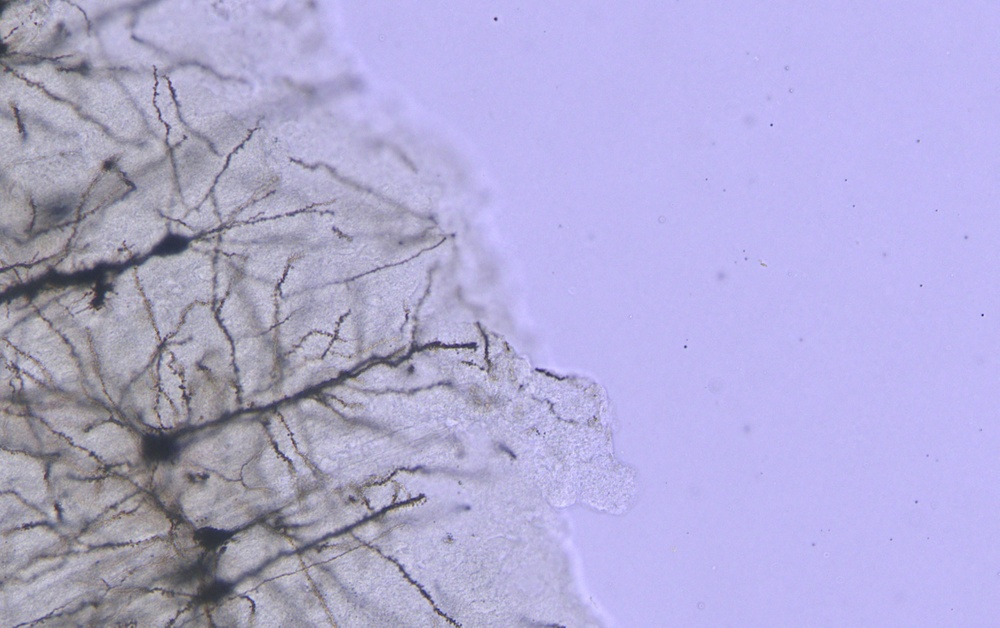
%> input picture origin/IMG004x009+27.0.jpg, 1000 x 628 px, shrunk from 1936 x 1216 before the run
$ octave canny.m   (GNU Octave 9; MATLAB toolbox functions it lacks are replaced by stand-ins)
%> lines starting %> are read from the running program, lines starting %| are printed output that depends on the picture

%图像边缘检测
%加载图片并读取图片信息
srcImage=imread('./origin/IMG004x009+27.0.jpg');
%> srcImage is the input picture: size 628x1000x3 uint8; mean R, G, B 176.4, 171.1, 211.8
srcImageInfo=imfinfo('./origin/IMG004x009+27.0.jpg');%图像为truecolor，首先转化为灰度图

%将图像转化为灰度图
grayImage=rgb2gray(srcImage);
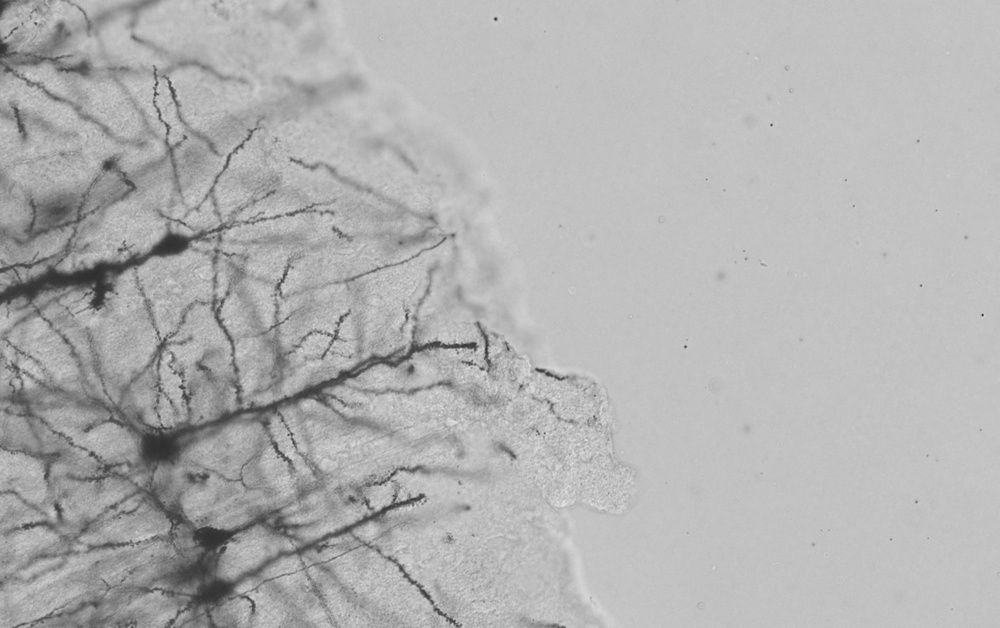
%> grayImage: size 628x1000 uint8; min 44, max 227, mean 177.3

%分别使用Roberts\Sobel\Prewitt\Canny算子进行边缘检测
imageRoberts=edge(grayImage,'roberts');
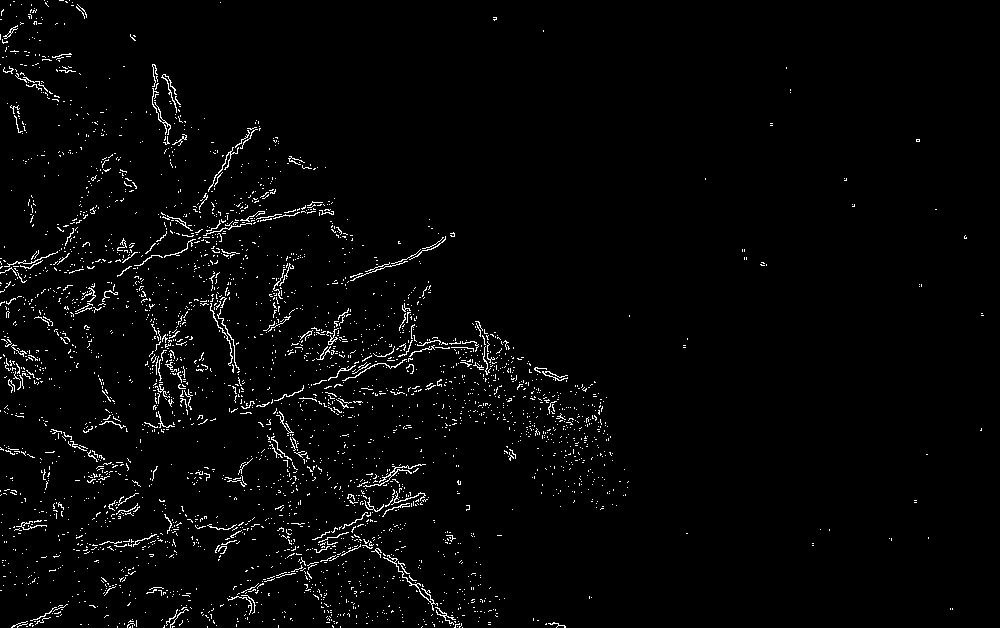
%> imageRoberts: size 628x1000 logical; 2.4% white in thin lines or dots
imageSobel=edge(grayImage,'sobel');
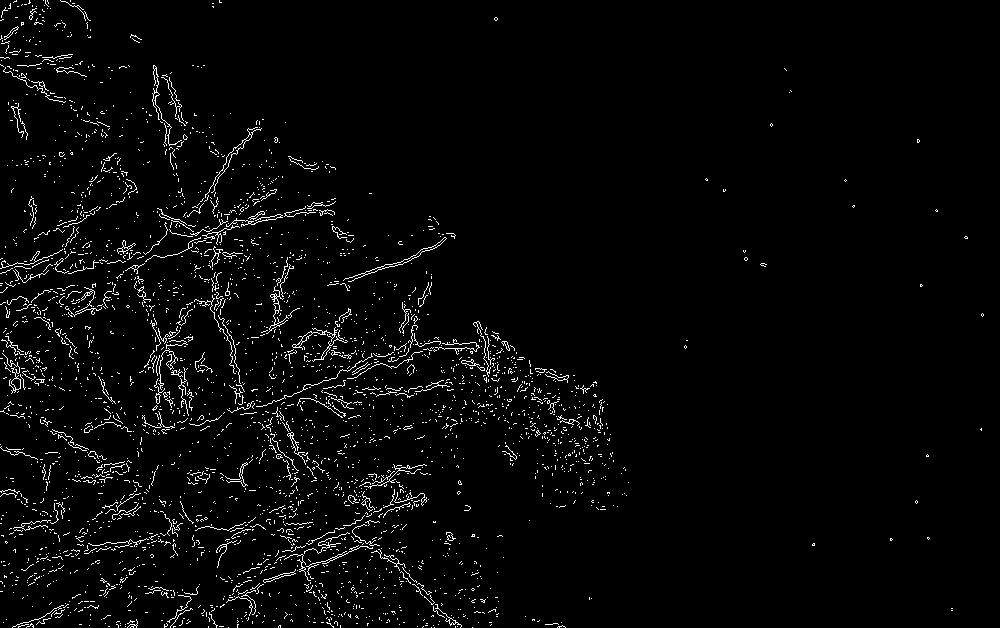
%> imageSobel: size 628x1000 logical; 2.9% white in thin lines or dots
imagePrewitt=edge(grayImage,'prewitt');
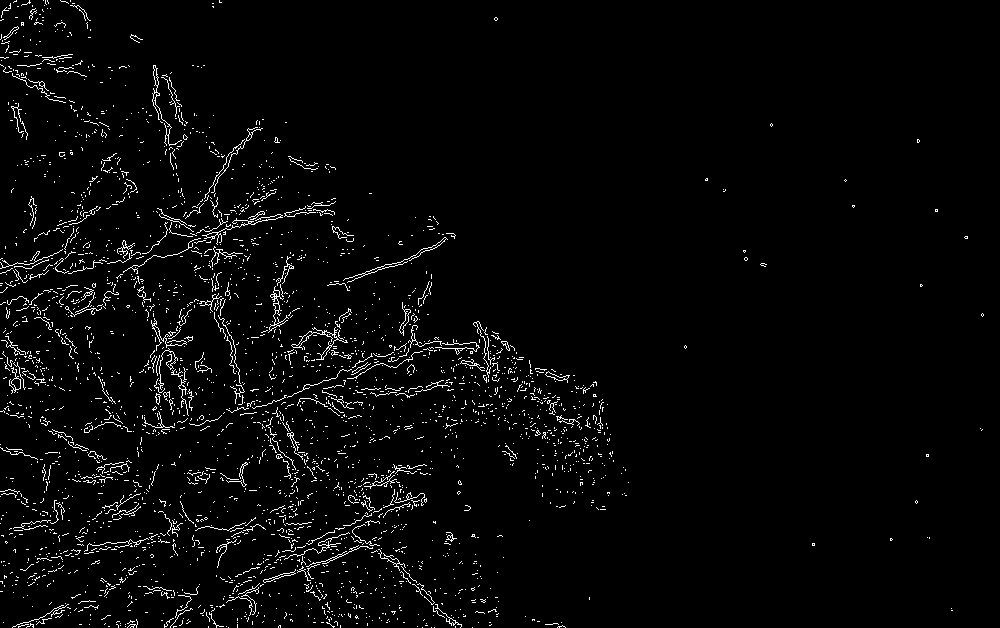
%> imagePrewitt: size 628x1000 logical; 2.9% white in thin lines or dots
imageCanny=edge(grayImage,'canny');
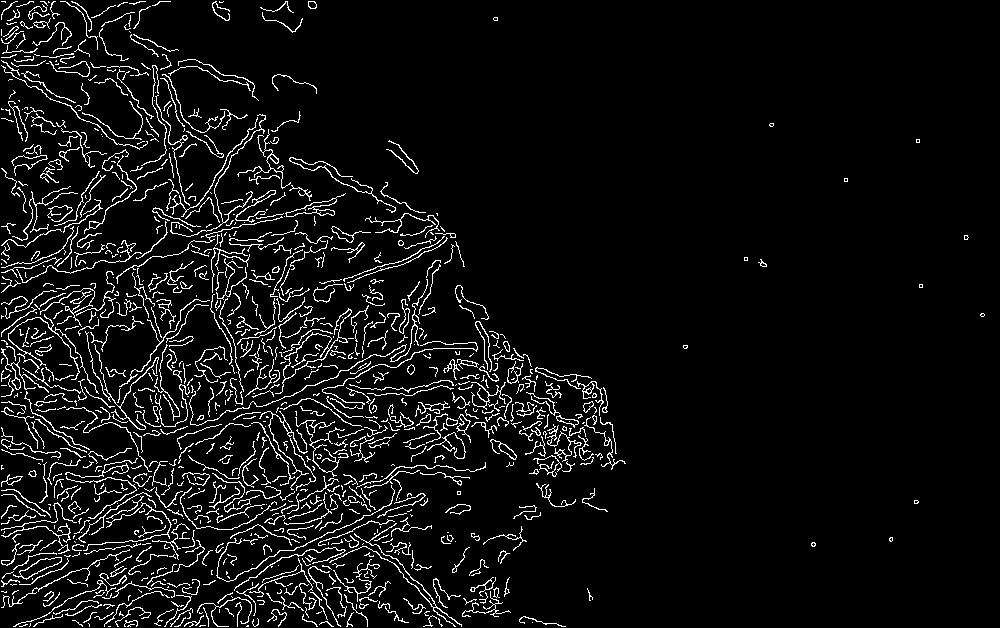
%> imageCanny: size 628x1000 logical; 6.2% white in thin lines or dots

%显示检测图像
subplot(2,3,1);
imshow(grayImage);
title('原图像');

subplot(2,3,2);
imshow(imageRoberts);
title('roberts');

subplot(2,3,3);
imshow(imageSobel);
title('sobel');

subplot(2,3,4);
imshow(imagePrewitt);
title('prewitt');

subplot(2,3,5);
imshow(imageCanny);
title('canny');

$ run again, with origin/IMG004x009+15.0.jpg copied over origin/IMG004x009+27.0.jpg
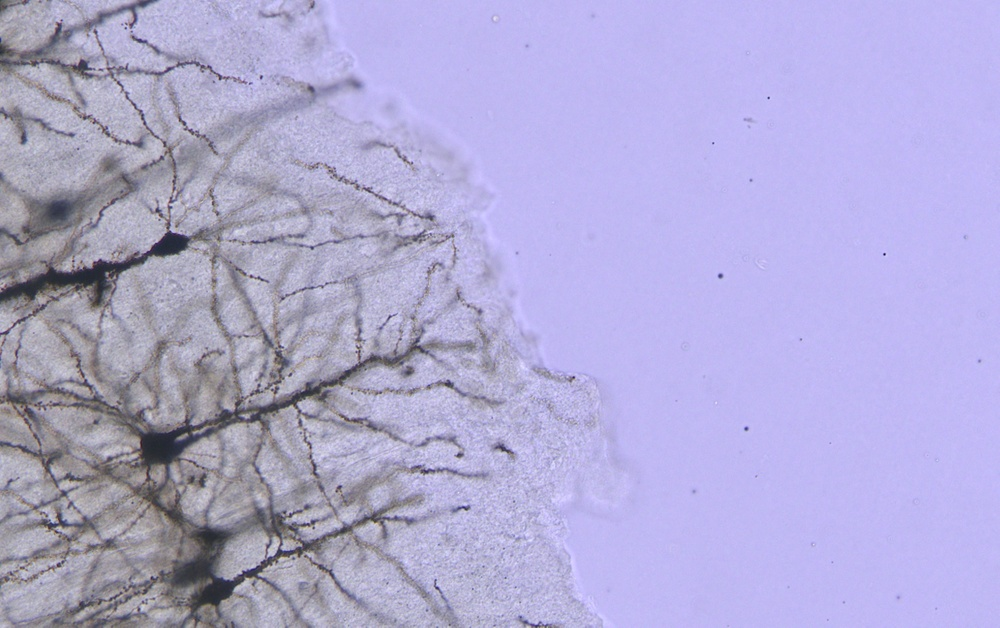
%> input picture origin/IMG004x009+15.0.jpg, 1000 x 628 px, shrunk from 1936 x 1216 before the run
%> srcImage is the input picture: size 628x1000x3 uint8; mean R, G, B 176.1, 170.7, 211.5
%> `imageRoberts=edge(grayImage,'roberts');`:
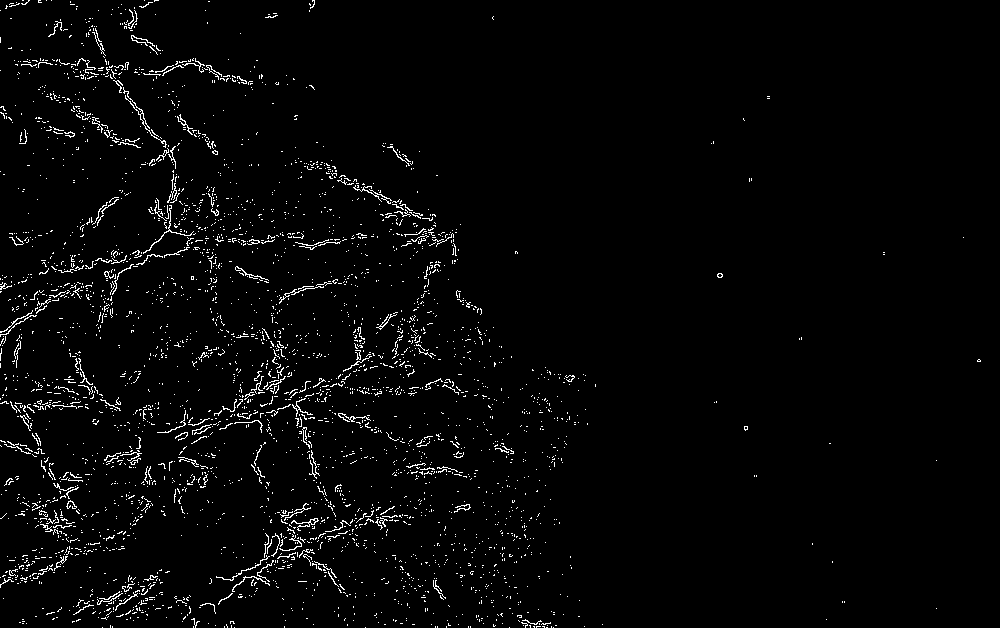
%> imageRoberts: size 628x1000 logical; 2.5% white in thin lines or dots
%> imageSobel: size 628x1000 logical; 3% white in thin lines or dots
%> imagePrewitt: size 628x1000 logical; 3% white in thin lines or dots
%> `imageCanny=edge(grayImage,'canny');`:
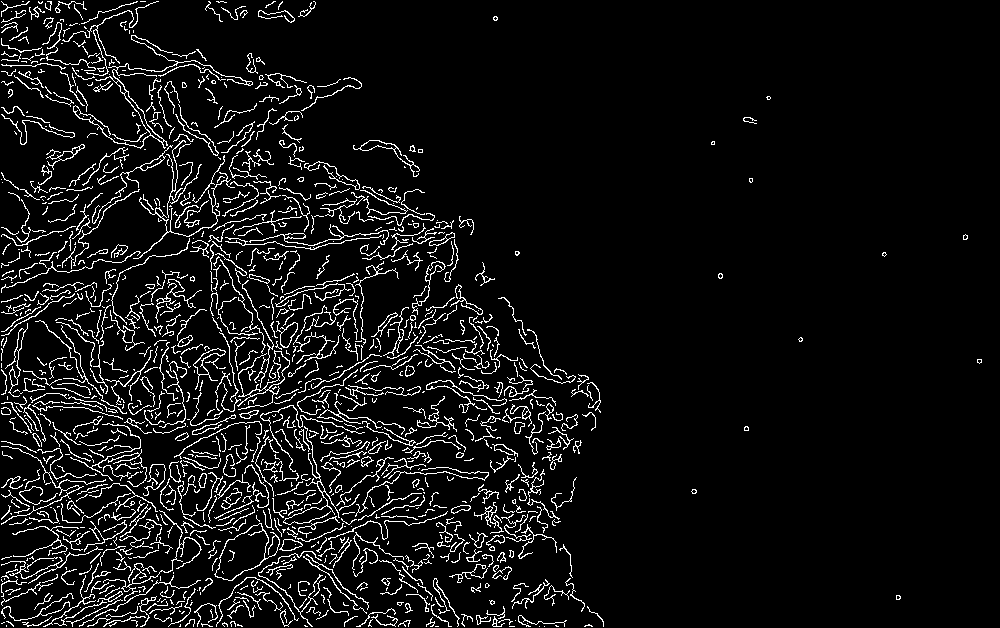
%> imageCanny: size 628x1000 logical; 6.8% white in thin lines or dots
